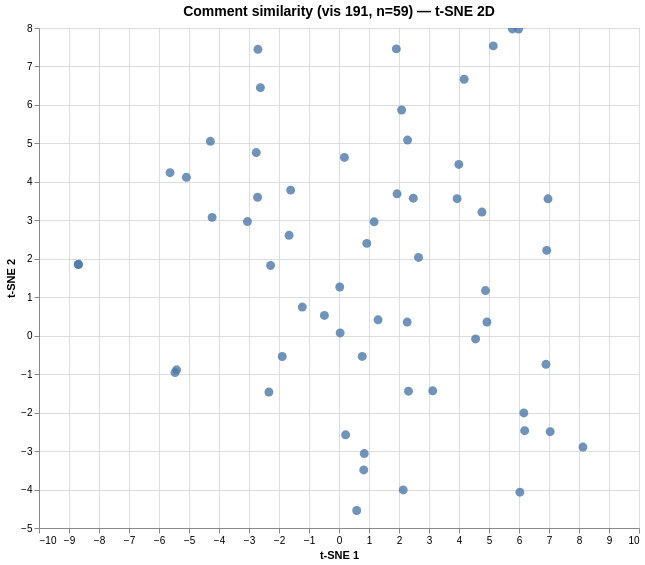

Source (Vega-Lite JSON):
### Vega specification from a JSON file in a GitHub repository (floating-point values rounded to 4 significant figures)
{"$schema": "https://vega.github.io/schema/vega/v6.json", "data": [{"name": "param_1e9efca18e7a2868_store"}, {"name": "source_0", "values": [{"comment": "What I found interesting in this graph was that the tire companies are decreasing a lot. I find this odd because, people…", "dim_1": -1.893, "dim_2": -0.541, "index": 0}, {"comment": "The moderator's comment did not explain the answer to my wonder: why monopoly and oligopoly grew so much although Americ…", "dim_1": -5.632, "dim_2": 4.239, "index": 1}, {"comment": "The last time there was any hot topic about anti-trust laws was 1999, when Microsoft was being accused of monopoly in br…", "dim_1": -5.087, "dim_2": 4.118, "index": 2}, {"comment": "What I found most interesting in this graph was the market share differences from random companies compared to phone and…", "dim_1": 2.273, "dim_2": 0.355, "index": 3}, {"comment": "found it very interesting how high phones stores have gone", "dim_1": 6.899, "dim_2": -0.744, "index": 4}, {"comment": "In this graph, I notice the percentage of market share of the top two companies in a given industry, and that the larger…", "dim_1": -1.612, "dim_2": 3.785, "index": 5}, {"comment": "I notice how the graph is showing all the different companies controlling the market. The first part starting with the e…", "dim_1": -1.223, "dim_2": 0.744, "index": 6}, {"comment": "It is interesting to see how different companies control the market. The one the surprises me the most is tobacco compan…", "dim_1": 0.221, "dim_2": -2.577, "index": 7}, {"comment": "What title would you give to this article?", "dim_1": -2.703, "dim_2": 7.446, "index": 8}, {"comment": "Many aspects of this graph are prominent to me.  For one, I find it interesting that the hardware stores and tobacco ind…", "dim_1": 0.025, "dim_2": 1.266, "index": 9}, {"comment": "I am surprised the movie theaters only have 40 percent market share because almost all the movie theaters I know are eit…", "dim_1": -8.68, "dim_2": 1.856, "index": 10}, {"comment": "I wonder how the two biggest mattress mfg have increase a lot since  early 2000s and could it be possible because of the…", "dim_1": 1.911, "dim_2": 7.457, "index": 11}, {"comment": "I noticed that pharmaceutical companies are increasing in their market share and are expected to increase as time goes b…", "dim_1": 4.765, "dim_2": 3.214, "index": 12}, {"comment": "There have been several comments about each of these industries growing (smart phones and credit cards) or declining (to…", "dim_1": 0.038, "dim_2": 0.071, "index": 13}, {"comment": "i noticed that the number of people using credit card increased in between 1927-1938", "dim_1": 5.78, "dim_2": 7.975, "index": 14}, {"comment": "I noticed how a tobacco company can spread their company by buying other brands. For example, Philip Morris Internationa…", "dim_1": 0.59, "dim_2": -4.545, "index": 15}, {"comment": "I noticed that since 2012 the technology has  been increase in a good way, smartphones has the most impact on the indust…", "dim_1": 6.189, "dim_2": -2.47, "index": 16}, {"comment": "I wonder why shipbuilding increased when plans are faster in terms of transportation?", "dim_1": 4.931, "dim_2": 0.356, "index": 17}, {"comment": "This graph shows us information from different companies and their market shares. I wonder, if these companies became a …", "dim_1": -2.715, "dim_2": 3.599, "index": 18}, {"comment": "I find it interesting that companies like tire manufacturers, loose shops often. Cars are used everyday, and there is al…", "dim_1": 4.171, "dim_2": 6.667, "index": 19}, {"comment": "i notice that the movie theaters did not grow  a lot. It has to deal with the growth of digital platforms?", "dim_1": -8.693, "dim_2": 1.851, "index": 20}, {"comment": "I heard that now a days people use a lot of credit card but in graph it shows that less people use credit card.", "dim_1": 5.986, "dim_2": 7.974, "index": 21}, {"comment": "How can top two companies of tobacco can increase their declining industry?", "dim_1": 0.825, "dim_2": -3.49, "index": 22}, {"comment": "In my observation i see that airlines are increasing however aircraft manufacturing  are decreasing, how is this going t…", "dim_1": 3.125, "dim_2": -1.434, "index": 23}, {"comment": "This graph shows the combined market share of the two largest companies in various industries  in the early 2000s compar…", "dim_1": -1.664, "dim_2": 2.61, "index": 24}, {"comment": "Hello! I am Moderator Chris.\nThis is my first time moderating this site. I am enjoying the comments you all are making. …", "dim_1": -5.466, "dim_2": -0.958, "index": 25}, {"comment": "Personally, I find this graph to be very intriguing. I will be the first to say that I am not knowledgable (and honestly…", "dim_1": 0.774, "dim_2": -0.539, "index": 26}, {"comment": "The graph displays the market share among two companies. The companies are in different industries. The two power compan…", "dim_1": -2.28, "dim_2": 1.827, "index": 27}, {"comment": "I actually enjoy this graph. It is interesting to see how powerful the top two companies in each industry truly are. I c…", "dim_1": 1.302, "dim_2": 0.412, "index": 28}, {"comment": "I notice that technology companies since 2012- in the areas of smartphones, social networks, and cellphone services- hav…", "dim_1": -2.758, "dim_2": 4.762, "index": 29}, {"comment": "Clarification:\n\nThe graph does not tell us things like \"is the tobacco industry growing\" or \"shipbuilding is becoming mo…", "dim_1": -0.487, "dim_2": 0.526, "index": 30}, {"comment": "I wonder how the combined market share has increased for credit cards if there's many credit cards that can be used", "dim_1": 5.142, "dim_2": 7.535, "index": 31}, {"comment": "I notice how Apple and Samsung are the top selling brands now in 2019.  Also, I wonder why the market share of the two l…", "dim_1": 2.14, "dim_2": -4.01, "index": 32}, {"comment": "I notice that the technology increase a lot from this pass years in a positive and negative way. In a positive way becau…", "dim_1": 7.039, "dim_2": -2.496, "index": 33}, {"comment": "what I noticed is that the more advance we get with our phones the more companies like apple and samsung will charge mor…", "dim_1": 4.554, "dim_2": -0.085, "index": 34}, {"comment": "I notice that the Technological Industry have increased positively over the years. Smartphone companies are currently th…", "dim_1": 6.161, "dim_2": -2.008, "index": 35}, {"comment": "I noticed that more and more of the top companies in an industry are becoming larger. I wonder why it is that other comp…", "dim_1": 2.087, "dim_2": 5.868, "index": 36}, {"comment": "I notice that the combined share of the two largest companies in the tobacco industry has increased  about 30% since the…", "dim_1": 0.842, "dim_2": -3.064, "index": 37}, {"comment": "I notice that car rentals have been seeing more positive while tire manufacturing has gone down substantially along with…", "dim_1": -2.336, "dim_2": -1.465, "index": 38}, {"comment": "Hello! I'm moderator Erica...spending time here with you this morning discussing \"What's Going on in This Graph?\" during…", "dim_1": -5.413, "dim_2": -0.887, "index": 39}, {"comment": "I wonder what would happen if these companies actually become monopolies. What actions would have to be taken in order t…", "dim_1": -4.287, "dim_2": 5.053, "index": 40}, {"comment": "Why are there so many companies selling car tires? Or did one company just fall off the face of the earth?", "dim_1": 2.651, "dim_2": 2.035, "index": 41}, {"comment": "Welcome to Wednesday's moderation of  “What’s Going On in This Graph?”  Today’s graph shows how the market share of the …", "dim_1": -2.62, "dim_2": 6.449, "index": 42}, {"comment": "I see that the amount share in private prisons has increased by about 38%, I wonder why. I also see that cellphone servi…", "dim_1": 6.967, "dim_2": 3.559, "index": 43}, {"comment": "On the second graph, you can see how smartphones are own by almost all of the market, but cellphone services it is more …", "dim_1": 6.923, "dim_2": 2.218, "index": 44}, {"comment": "The graph is showing that in many markets, a small amount of companies are owning more of the market. Many of the top tw…", "dim_1": -3.051, "dim_2": 2.967, "index": 45}, {"comment": "We notice that as time went on, the technology has changed a lot in a positive way (for the most part). We wonder if the…", "dim_1": 8.132, "dim_2": -2.895, "index": 46}, {"comment": "I notice that market shares for the top two companies have risen considerably in a lot of industries. This could be dang…", "dim_1": 0.181, "dim_2": 4.634, "index": 47}, {"comment": "We notice that airline companies are increasing in market shares while aircraft manufacturing is decreasing. \n\nWe wonder…", "dim_1": 2.316, "dim_2": -1.443, "index": 48}, {"comment": "In most industries, the top 2 companies are slowly gaining shares and getting even bigger.\n\nWhy is tire manufacturing fa…", "dim_1": 2.284, "dim_2": 5.086, "index": 49}, {"comment": "We noticed that Hardware Stores, Shipbuilding and Private Prisons had the largest increase in market sharesbetween the t…", "dim_1": 2.477, "dim_2": 3.576, "index": 50}, {"comment": "I notice that everything is increasing in market share which mean same there’s less competition except for air craft mfg…", "dim_1": 1.171, "dim_2": 2.961, "index": 51}, {"comment": "I noticed that in most markets the the market share is increasing. Only a few decreased, likely due to lack of demand. \n…", "dim_1": 0.926, "dim_2": 2.4, "index": 52}, {"comment": "Monopoly is no longer just a board game in your room. It’s real life. Majority of industies since 2000, have gained larg…", "dim_1": -4.23, "dim_2": 3.076, "index": 53}, {"comment": "We notice that although technology companies have not been around for as long, they still have more market shares than o…", "dim_1": 4.883, "dim_2": 1.173, "index": 54}, {"comment": "We noticed that Cellphones and Hardware stores have the most shares. We wonder why Pharmacies are not higher and what is…", "dim_1": 3.937, "dim_2": 3.563, "index": 55}, {"comment": "I notice that nearly every market is growing in Market share which implies that most markets are consolidating. I wonder…", "dim_1": 1.935, "dim_2": 3.689, "index": 56}, {"comment": "Nothin like power tools and texting.", "dim_1": 6.029, "dim_2": -4.068, "index": 57}, {"comment": "I noticed that the companies very in market share %. I wonder why some business have more and less. Some businesses are …", "dim_1": 3.994, "dim_2": 4.452, "index": 58}]}, {"name": "source_0_x_domain_dim_1", "values": [{"min": -8.693, "max": 8.132}]}, {"name": "source_0_y_domain_dim_2", "values": [{"min": -4.545, "max": 7.975}]}], "signals": [{"name": "unit", "value": {}, "on": [{"events": "pointermove", "update": "isTuple(group()) ? group() : unit"}]}, {"name": "param_1e9efca18e7a2868", "update": "vlSelectionResolve(\"param_1e9efca18e7a2868_store\", \"union\")"}, {"name": "param_1e9efca18e7a2868_dim_1", "on": [{"events": [{"source": "view", "type": "dblclick"}], "update": "null"}, {"events": {"signal": "param_1e9efca18e7a2868_translate_delta"}, "update": "panLinear(param_1e9efca18e7a2868_translate_anchor.extent_x, -param_1e9efca18e7a2868_translate_delta.x / width)"}, {"events": {"signal": "param_1e9efca18e7a2868_zoom_delta"}, "update": "zoomLinear(domain(\"x\"), param_1e9efca18e7a2868_zoom_anchor.x, param_1e9efca18e7a2868_zoom_delta)"}]}, {"name": "param_1e9efca18e7a2868_dim_2", "on": [{"events": [{"source": "view", "type": "dblclick"}], "update": "null"}, {"events": {"signal": "param_1e9efca18e7a2868_translate_delta"}, "update": "panLinear(param_1e9efca18e7a2868_translate_anchor.extent_y, param_1e9efca18e7a2868_translate_delta.y / height)"}, {"events": {"signal": "param_1e9efca18e7a2868_zoom_delta"}, "update": "zoomLinear(domain(\"y\"), param_1e9efca18e7a2868_zoom_anchor.y, param_1e9efca18e7a2868_zoom_delta)"}]}, {"name": "param_1e9efca18e7a2868_tuple", "on": [{"events": [{"signal": "param_1e9efca18e7a2868_dim_1 || param_1e9efca18e7a2868_dim_2"}], "update": "param_1e9efca18e7a2868_dim_1 && param_1e9efca18e7a2868_dim_2 ? {unit: \"\", fields: param_1e9efca18e7a2868_tuple_fields, values: [param_1e9efca18e7a2868_dim_1,param_1e9efca18e7a2868_dim_2]} : null"}]}, {"name": "param_1e9efca18e7a2868_tuple_fields", "value": [{"field": "dim_1", "channel": "x", "type": "R"}, {"field": "dim_2", "channel": "y", "type": "R"}]}, {"name": "param_1e9efca18e7a2868_translate_anchor", "value": {}, "on": [{"events": [{"source": "scope", "type": "pointerdown"}], "update": "{x: x(unit), y: y(unit), extent_x: domain(\"x\"), extent_y: domain(\"y\")}"}]}, {"name": "param_1e9efca18e7a2868_translate_delta", "value": {}, "on": [{"events": [{"source": "window", "between": [{"source": "scope", "type": "pointerdown"}, {"source": "window", "type": "pointerup"}], "consume": true, "type": "pointermove"}], "update": "{x: param_1e9efca18e7a2868_translate_anchor.x - x(unit), y: param_1e9efca18e7a2868_translate_anchor.y - y(unit)}"}]}, {"name": "param_1e9efca18e7a2868_zoom_anchor", "on": [{"events": [{"source": "scope", "consume": true, "type": "wheel"}], "update": "{x: invert(\"x\", x(unit)), y: invert(\"y\", y(unit))}"}]}, {"name": "param_1e9efca18e7a2868_zoom_delta", "on": [{"events": [{"source": "scope", "type": "wheel", "consume": true}], "update": "pow(1.001, event.deltaY * pow(16, event.deltaMode))", "force": true}]}, {"name": "param_1e9efca18e7a2868_modify", "on": [{"events": {"signal": "param_1e9efca18e7a2868_tuple"}, "update": "modify(\"param_1e9efca18e7a2868_store\", param_1e9efca18e7a2868_tuple, true)"}]}], "marks": [{"type": "symbol", "name": "marks", "from": {"data": "source_0"}, "encode": {"update": {"size": {"value": 80}, "x": {"field": "dim_1", "scale": "x"}, "shape": {"value": "circle"}, "tooltip": {"signal": "{\"Comment #\": format(datum[\"index\"], \"\"), \"Comment\": isValid(datum[\"comment\"]) ? datum[\"comment\"] : \"\"+datum[\"comment\"]}"}, "fill": {"value": "#4c78a8"}, "opacity": {"value": 0.8}, "y": {"field": "dim_2", "scale": "y"}}}, "interactive": true, "style": ["circle"], "clip": true}], "scales": [{"name": "x", "type": "linear", "domain": [{"signal": "(data(\"source_0_x_domain_dim_1\")[0] || {}).min"}, {"signal": "(data(\"source_0_x_domain_dim_1\")[0] || {}).max"}], "range": [0, {"signal": "width"}], "zero": true, "nice": true, "domainRaw": {"signal": "param_1e9efca18e7a2868[\"dim_1\"]"}}, {"name": "y", "type": "linear", "domain": [{"signal": "(data(\"source_0_y_domain_dim_2\")[0] || {}).min"}, {"signal": "(data(\"source_0_y_domain_dim_2\")[0] || {}).max"}], "range": [{"signal": "height"}, 0], "domainRaw": {"signal": "param_1e9efca18e7a2868[\"dim_2\"]"}, "nice": true, "zero": true}], "axes": [{"scale": "x", "gridScale": "y", "zindex": 0, "tickCount": {"signal": "ceil(width/40)"}, "orient": "bottom", "domain": false, "minExtent": 0, "grid": true, "aria": false, "maxExtent": 0, "ticks": false, "labels": false}, {"scale": "y", "grid": true, "aria": false, "tickCount": {"signal": "ceil(height/40)"}, "labels": false, "domain": false, "gridScale": "x", "orient": "left", "maxExtent": 0, "minExtent": 0, "zindex": 0, "ticks": false}, {"scale": "x", "zindex": 0, "tickCount": {"signal": "ceil(width/40)"}, "orient": "bottom", "labelOverlap": true, "title": "t-SNE 1", "grid": false, "labelFlush": true}, {"scale": "y", "tickCount": {"signal": "ceil(height/40)"}, "zindex": 0, "labelOverlap": true, "orient": "left", "grid": false, "title": "t-SNE 2"}], "title": {"text": "Comment similarity (vis 191, n=59) — t-SNE 2D", "frame": "group", "fontSize": 14}, "background": "white", "width": 600, "height": 500, "style": "cell", "padding": 5}
